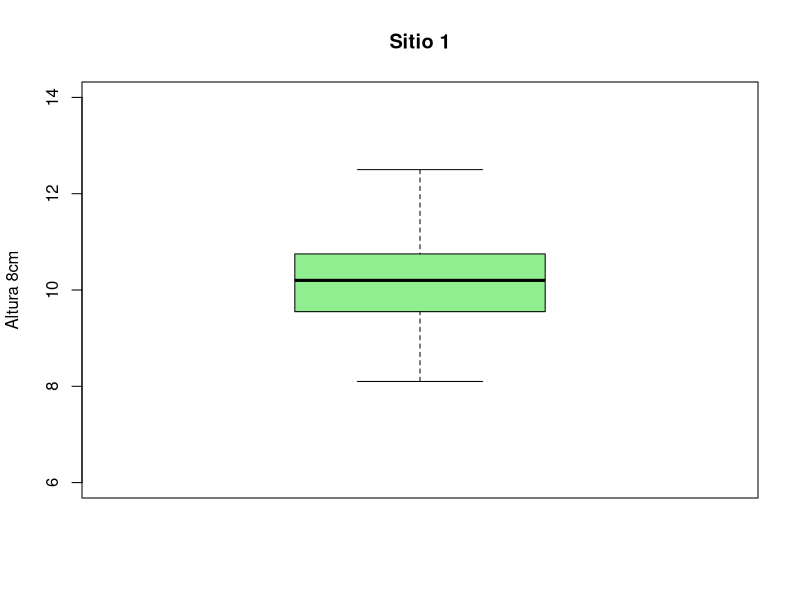

Reproduce this figure in R.
# Genaro Sánchez Tovar
# 21/Agosto/23
# Matricula: 2133642


# Importar datos ----------------------------------------------------------
# Funcion read.csv (sirve para importar datos csv a R)

mediciones <- read.csv("Scripts/mediciones.csv", header = TRUE)
head(mediciones) # funcion head (sirve para ver los primeros 6 datos)

# Descriptivas ------------------------------------------------------------
# medidas de tendencia central: media, mediana, rango...

mean(mediciones$Altura) # Promedio (media)
median(mediciones$Altura) # Mediana
range(mediciones$Altura) # Rango (muestra el primer y ultimo dato)
fivenum(mediciones$Altura) # Representa los 5 numeros del boxplot

# Medidas de dispersión: Desviacion estandar, varianza...

sd(mediciones$Altura) # Desviacion estandar
var(mediciones$Altura) # Varianza


# Graficas ----------------------------------------------------------------

boxplot(mediciones$Altura, col = "lightgreen", ylab = "Altura 8cm", main = "Sitio 1", ylim = c(6,14))
